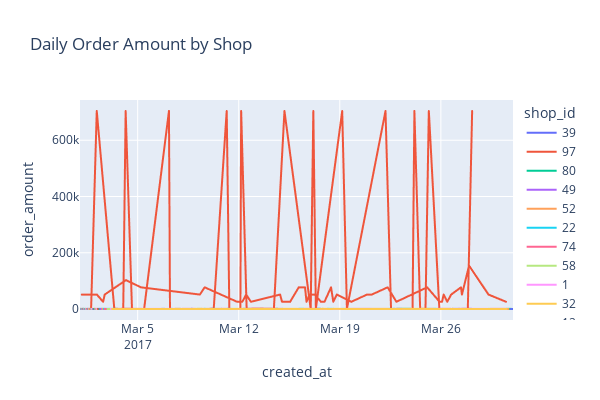

This figure's notebook cell:
### Markdown cell above
From a quick scroll of the original data, we can see that `shop_id` 42 and 78 are outliers that have large order values that **potentially skew the AOV** (cause the AOV to be much larger than it supposed to be). This behavior can also be observed from the graph of Daily Order Amount by Shop.

### Code cell
px.line(data,y="order_amount",x="created_at",color="shop_id",title="Daily Order Amount by Shop")
